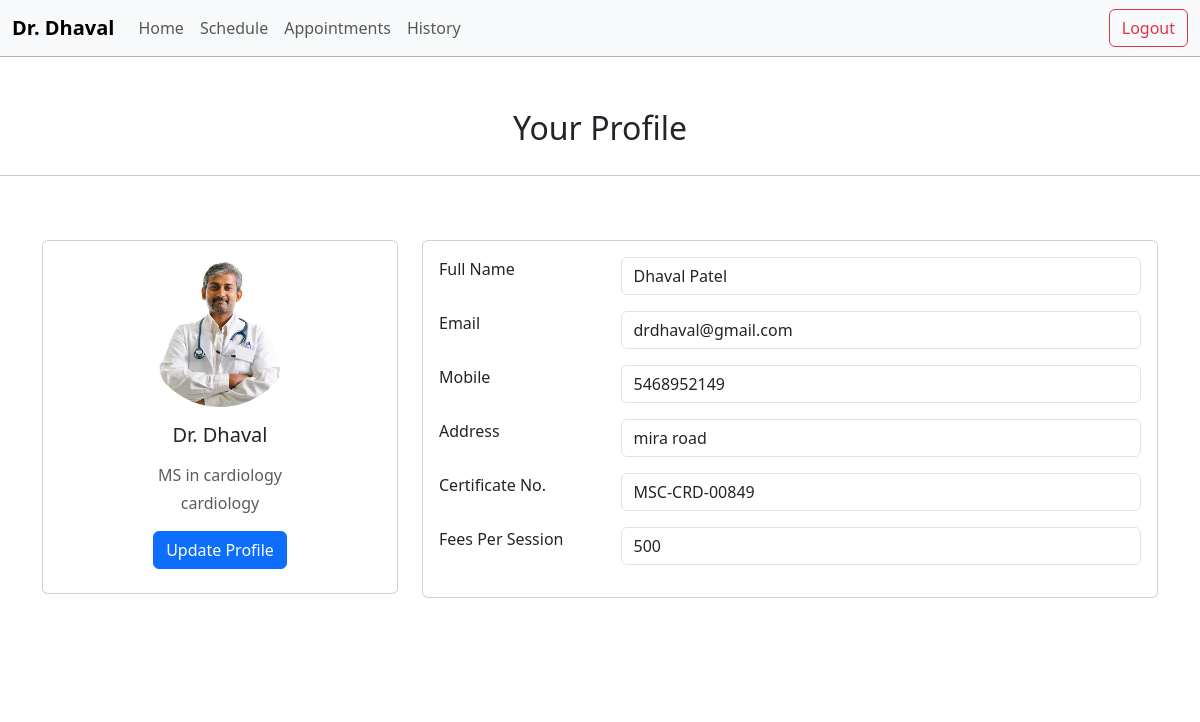
The page /doctor/doctors-profile/ (signed in) on the database its author committed.
### accounts/models.py (models this page shows, shortened)
class CustomUser(AbstractBaseUser, PermissionsMixin):
    email = models.EmailField(unique=True)
    first_name = models.CharField(max_length=30)
    last_name = models.CharField(max_length=30)
    phone_number = models.CharField(max_length=15)
    is_active = models.BooleanField(default=True)
    is_staff = models.BooleanField(default=False)
    is_admin = models.BooleanField(default=False)
    is_superadmin = models.BooleanField(default=False)
    type = models.CharField(max_length=16, default='patient')
    objects = CustomUserManager()
    USERNAME_FIELD = 'email'
    REQUIRED_FIELDS = ['first_name']

class Doctor(models.Model):
    user = models.OneToOneField(CustomUser, on_delete=models.CASCADE, primary_key=True)
    doctor_addr = models.ForeignKey(Address, on_delete=models.CASCADE)
    qualification = models.CharField(max_length=255)
    specialization = models.CharField(max_length=255)
    certificate_no = models.CharField(max_length=255)
    fees = models.IntegerField()
    profile_img = models.ImageField(upload_to="doctors_profile_images", default='doctors_profile_images/default.png')

class Address(models.Model):
    street = models.CharField(max_length=255)
    city = models.CharField(max_length=255)
    state = models.CharField(max_length=255)

### doctor/views.py (the view)
# urls.py: path('doctors-profile/',views.docprof, name="doctors_profile"),
@login_required(login_url='/login/')
def docprof(request):
    id = request.user.id
    queryset = Doctor.objects.get(user_id = id)
    q = CustomUser.objects.get(id = id)
    print(queryset.fees)
    print(q.first_name)
    print(queryset.doctor_addr.street)
    context = {'page':'Your Profile' , 'doc' : queryset , 'cuser' : q}
    return render(request, 'doctor/profile.html',context)

### templates/doctor/profile.html
{% extends "basic_structure.html"%}
{%block start%}
<div class="container mt-1">
  <div class="d-flex justify-content-center pt-5 p-1">
    <h2>Your Profile</h2>
  </div>
</div>
<hr>
      <section style="background-color: #ffffff;">
        <div class="container py-5">
          <div class="row">
            <div class="col-lg-4">
              <div class="card mb-4">
                <div class="card-body text-center">
                  <img src="/media/{{ doc.profile_img }}" alt="avatar" class="rounded-circle " style="width: 150px; height: 150px; object-fit: cover;">
                  <h5 class="my-3">Dr. {{cuser.first_name}}</h5>
                  <p class="text-muted mb-1">{{doc.qualification}}</p>
                  <p class="text-muted mb-3">{{doc.specialization}}</p>
                  <div class="d-flex justify-content-center mb-2">
                    <a href="/doctor/doctors-profile-update/{{request.user.id}}/" class="btn btn-primary">Update Profile</a>
                  </div>
                </div>
              </div>
            </div>
            <div class="col-lg-8">
              <div class="card mb-4">
                <div class="card-body">
                  <div class="row mb-3">
                    <div class="col-sm-3">
                      <label for="name" class="form-label">Full Name</label>
                    </div>
                    <div class="col-sm-9">
                      <input type="text" class="form-control" id="name" placeholder="Full Name" name="name" value="{{cuser.first_name}} {{cuser.last_name}}">
                    </div>
                  </div>
                  <div class="row mb-3">
                    <div class="col-sm-3">
                      <label for="email" class="form-label">Email</label>
                    </div>
                    <div class="col-sm-9">
                      <input type="email" class="form-control" id="email" placeholder="Enter Email" name="email" value="{{cuser.email}}">
                    </div>
                  </div>
                  <div class="row mb-3">
                    <div class="col-sm-3">
                      <label for="phone" class="form-label">Mobile</label>
                    </div>
                    <div class="col-sm-9">
                      <input type="number" class="form-control" id="phone" placeholder="Contact No" name="phone" value="{{cuser.phone_number}}">
                    </div>
                  </div>
                  <div class="row mb-3">
                    <div class="col-sm-3">
                      <label for="address" class="form-label">Address</label>
                    </div>
                    <div class="col-sm-9">
                      <input type="text" class="form-control" id="address" placeholder="Address" name="address" value="{{doc.doctor_addr.street}}">
                    </div>
                  </div>
                  <div class="row mb-3">
                    <div class="col-sm-3">
                      <label for="certi" class="form-label">Certificate No.</label>
                    </div>
                    <div class="col-sm-9">
                      <input type="text" class="form-control" id="certi" placeholder="certi" name="certi" value="{{doc.certificate_no}}">
                    </div>
                  </div>
                  <div class="row mb-3">
                    <div class="col-sm-3">
                      <label for="fees" class="form-label">Fees Per Session</label>
                    </div>
                    <div class="col-sm-9">
                      <input type="text" class="form-control" id="fees" placeholder="fees" name="fees" value="{{doc.fees}}">
                    </div>
                  </div>
                </div>
              </div>
              <br>
            </div>
          </div>
        </div>
      </section>
{%endblock%}

### templates/basic_structure.html (shortened to what this page needs)
<!DOCTYPE html>
<html lang="en">
<head>
    <link href="https://cdn.jsdelivr.net/npm/bootstrap@5.3.0-alpha1/dist/css/bootstrap.min.css" rel="stylesheet">
<link href="https://cdn.jsdelivr.net/npm/bootstrap@5.3.3/dist/css/bootstrap.min.css" rel="stylesheet">
</head>
<body>
      <nav class="navbar navbar-expand-lg bg-light ">
        <div class="container-fluid">
          <a class="navbar-brand" href="/doctor/doctors-profile/"><b>Dr. {{request.user.first_name}}</b></a>
          <div class="collapse navbar-collapse" id="navbarSupportedContent">
            <ul class="navbar-nav me-auto mb-2 mb-lg-0">
              <li class="nav-item">
                <a class="nav-link" aria-current="page" href="/doctor/doc-home">Home</a>
              </li>
              <li class="nav-item">
                <a class="nav-link" href="/doctor/schedule/">Schedule</a>
              </li>
              <li class="nav-item">
                <a class="nav-link" href="/doctor/appointments/">Appointments</a>
              </li>
              <li class="nav-item">
                <a class="nav-link" href="/doctor/history/">History</a>
              </li>
            </ul>
            <a href="/logout/" class="btn btn-outline-danger " type="submit">Logout</a>
          </div>
        </div>
      </nav>
    {% block start%}
    {% endblock %}
</body>
</html>

### templates/basic_structure.html (style rules this page uses)
.navbar { border-bottom: 1px solid #b4b1b1; }

### rows shown on the page
CustomUser: user.first_name "Dhaval", first_name "Dhaval", name "Dhaval Patel", email "drdhaval@gmail.com", phone "5468952149"
Doctor: profile_img (picture), qualification "MS in cardiology", specialization "cardiology", address "mira road", certi "MSC-CRD-00849", fees "500"
